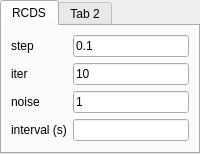
           <widget class="QTabWidget" name="tabWidget_2">
            <property name="currentIndex">
             <number>0</number>
            </property>
            <widget class="QWidget" name="tab_7">
             <attribute name="title">
              <string>RCDS</string>
             </attribute>
             <layout class="QHBoxLayout" name="horizontalLayout_10">
              <item>
               <layout class="QGridLayout" name="gridLayout" columnstretch="0,0">
                <item row="0" column="1">
                 <widget class="QLineEdit" name="step_lineEdit">
                  <property name="text">
                   <string>0.1</string>
                  </property>
                 </widget>
                </item>
                <item row="1" column="0">
                 <widget class="QLabel" name="label_2">
                  <property name="text">
                   <string>iter</string>
                  </property>
                 </widget>
                </item>
                <item row="0" column="0">
                 <widget class="QLabel" name="label">
                  <property name="text">
                   <string>step</string>
                  </property>
                 </widget>
                </item>
                <item row="2" column="0">
                 <widget class="QLabel" name="label_46">
                  <property name="text">
                   <string>noise</string>
                  </property>
                 </widget>
                </item>
                <item row="2" column="1">
                 <widget class="QLineEdit" name="noise_lineEdit">
                  <property name="text">
                   <string>1</string>
                  </property>
                 </widget>
                </item>
                <item row="1" column="1">
                 <widget class="QLineEdit" name="iter_lineEdit">
                  <property name="text">
                   <string>10</string>
                  </property>
                 </widget>
                </item>
                <item row="3" column="0">
                 <widget class="QLabel" name="label_24">
                  <property name="text">
                   <string>interval (s)</string>
                  </property>
                 </widget>
                </item>
                <item row="3" column="1">
                 <widget class="QLineEdit" name="lineEdit_7"/>
                </item>
               </layout>
              </item>
             </layout>
            </widget>
            <widget class="QWidget" name="tab_8">
             <attribute name="title">
              <string>Tab 2</string>
             </attribute>
            </widget>
           </widget>
